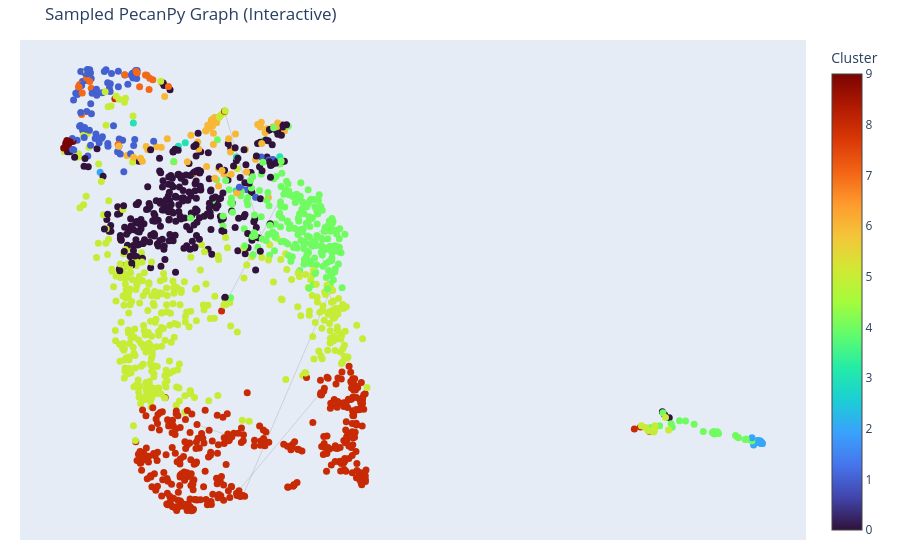

Notebook code cell kept with this figure:
### Code cell
import numpy as np
import pandas as pd

from sklearn.preprocessing import StandardScaler
from sklearn.decomposition import PCA
from sklearn.cluster import KMeans
import umap
import plotly.graph_objects as go

# -----------------------------
# TUNABLE SAFETY PARAMETERS
# -----------------------------
MAX_NODES = 1500          # <- main stability knob
MAX_EDGES_PER_NODE = 3    # <- keeps structure without hairball
K_CLUSTERS = 10

# -----------------------------
# 1. EMBEDDINGS → DATAFRAME
# -----------------------------
emb_df = emb_df
# pd.DataFrame.from_dict(
#     embeddings_dict,
#     orient="index"
# )
emb_df.index.name = "node_id"
emb_df.reset_index(inplace=True)

# -----------------------------
# 2. SAMPLE NODES
# -----------------------------
if len(emb_df) > MAX_NODES:
    emb_df = emb_df.sample(MAX_NODES, random_state=42)

node_set = set(emb_df["node_id"])

# -----------------------------
# 3. FILTER EDGES (TOP-K PER NODE)
# -----------------------------
edges_filt = edges_df[
    edges_df["src"].isin(node_set) &
    edges_df["dst"].isin(node_set)
].copy()

# keep strongest edges per src if weight exists
if "weight" in edges_filt.columns:
    edges_filt = (
        edges_filt
        .sort_values("weight", ascending=False)
        .groupby("src")
        .head(MAX_EDGES_PER_NODE)
    )
else:
    edges_filt = edges_filt.groupby("src").head(MAX_EDGES_PER_NODE)

# -----------------------------
# 4. SCALE + PCA + UMAP
# -----------------------------
X = emb_df.drop(columns=["node_id"]).values
X_scaled = StandardScaler().fit_transform(X)

X_pca = PCA(n_components=20, random_state=42).fit_transform(X_scaled)

X_umap = umap.UMAP(
    n_neighbors=15,
    min_dist=0.1,
    n_components=2,
    random_state=42
).fit_transform(X_pca)

emb_df["x"] = X_umap[:, 0]
emb_df["y"] = X_umap[:, 1]

# -----------------------------
# 5. CLUSTERING
# -----------------------------
emb_df["cluster"] = KMeans(
    n_clusters=K_CLUSTERS,
    random_state=42
).fit_predict(X_pca)

# -----------------------------
# 6. EDGE COORDS (PLOTLY SAFE)
# -----------------------------
pos = emb_df.set_index("node_id")[["x", "y"]]

edge_x, edge_y = [], []
for _, r in edges_filt.iterrows():
    if r["src"] in pos.index and r["dst"] in pos.index:
        edge_x += [pos.loc[r["src"], "x"], pos.loc[r["dst"], "x"], None]
        edge_y += [pos.loc[r["src"], "y"], pos.loc[r["dst"], "y"], None]

edge_trace = go.Scatter(
    x=edge_x,
    y=edge_y,
    mode="lines",
    line=dict(width=0.4, color="rgba(0,0,0,0.15)"),
    hoverinfo="none"
)

# -----------------------------
# 7. NODE TRACE
# -----------------------------
node_trace = go.Scatter(
    x=emb_df["x"],
    y=emb_df["y"],
    mode="markers",
    hovertext=emb_df["node_id"],
    hoverinfo="text",
    marker=dict(
        size=7,
        color=emb_df["cluster"],
        colorscale="Turbo",
        showscale=True,
        colorbar=dict(title="Cluster")
    )
)

# -----------------------------
# 8. PLOT
# -----------------------------
fig = go.Figure(
    data=[edge_trace, node_trace],
    layout=go.Layout(
        title="Sampled PecanPy Graph (Interactive)",
        hovermode="closest",
        showlegend=False,
        xaxis=dict(showgrid=False, zeroline=False, showticklabels=False),
        yaxis=dict(showgrid=False, zeroline=False, showticklabels=False),
        margin=dict(l=20, r=20, t=40, b=20)
    )
)

fig.show()

### Figure 1 — Plotly figure (JSON) as saved in the notebook; plotly's stock layout.template omitted (floating-point values rounded to 4 significant figures; data arrays with more than 128 entries replaced by an {"elided": "..."} marker saying what was removed)
{"data": [{"hoverinfo": "none", "line": {"color": "rgba(0,0,0,0.15)", "width": 0.4}, "mode": "lines", "type": "scatter", "x": [1.006, 0.3799, null, 0.3799, 1.006, null, 1.71, 2.094, null, 2.094, 1.71, null, 1.434, 0.3326, null, 0.3326, 1.434, null, 1.71, 1.807, null, 1.807, 1.71, null, 1.807, 2.094, null, 2.094, 1.807, null, 2.001, 2.203, null, 2.203, 2.001, null, 0.5031, -0.07504, null, -0.07504, 0.5031, null, 0.6871, 2.151, null, 0.5796, 2.036, null, 2.036, 0.5796, null, 2.151, 0.6871, null], "y": [26.16, 29.49, null, 29.49, 26.16, null, 26.08, 26.51, null, 26.51, 26.08, null, 27.59, 24.29, null, 24.29, 27.59, null, 26.08, 26.03, null, 26.03, 26.08, null, 26.03, 26.51, null, 26.51, 26.03, null, 25.74, 24.12, null, 24.12, 25.74, null, 21.01, 21.33, null, 21.33, 21.01, null, 19.48, 24.86, null, 19.54, 22.27, null, 22.27, 19.54, null, 24.86, 19.48, null]}, {"hoverinfo": "text", "hovertext": {"elided": "1500 float values"}, "marker": {"color": {"elided": "1500 int values"}, "colorbar": {"title": {"text": "Cluster"}}, "colorscale": [[0, "#30123b"], [0.07143, "#4145ab"], [0.1429, "#4675ed"], [0.2143, "#39a2fc"], [0.2857, "#1bcfd4"], [0.3571, "#24eca6"], [0.4286, "#61fc6c"], [0.5, "#a4fc3b"], [0.5714, "#d1e834"], [0.6429, "#f3c63a"], [0.7143, "#fe9b2d"], [0.7857, "#f36315"], [0.8571, "#d93806"], [0.9286, "#b11901"], [1, "#7a0402"]], "showscale": true, "size": 7}, "mode": "markers", "type": "scatter", "x": {"elided": "1500 float values"}, "y": {"elided": "1500 float values"}}], "layout": {"hovermode": "closest", "margin": {"b": 20, "l": 20, "r": 20, "t": 40}, "showlegend": false, "title": {"text": "Sampled PecanPy Graph (Interactive)"}, "xaxis": {"showgrid": false, "showticklabels": false, "zeroline": false}, "yaxis": {"showgrid": false, "showticklabels": false, "zeroline": false}}}
